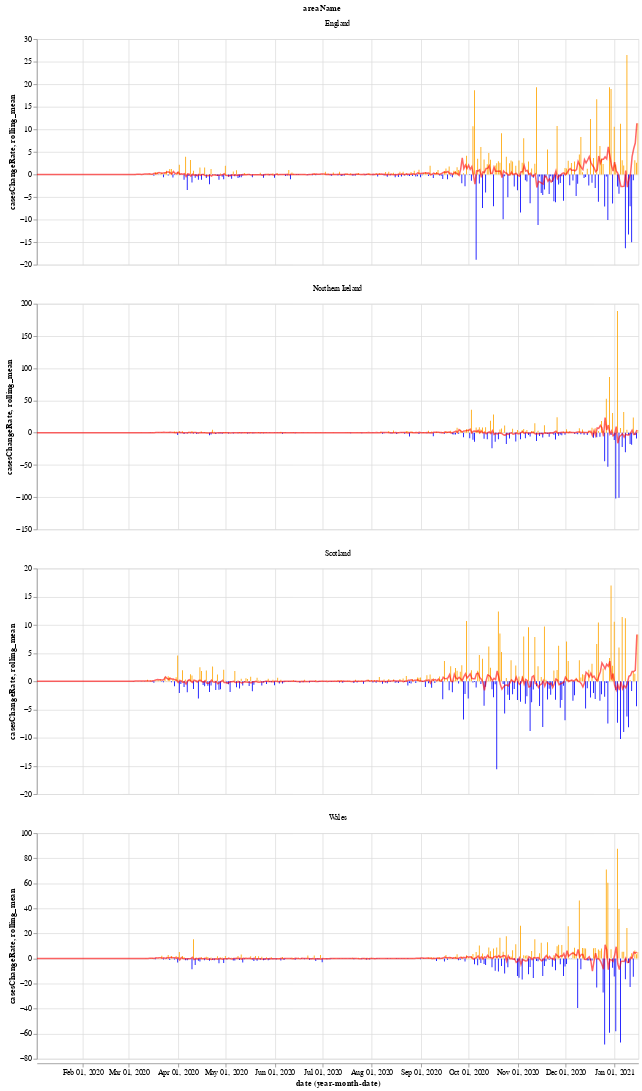

The code cell stored with this chart in its notebook:
### Markdown cell above
We will use the Python library `Altair` for visualising the data, see the [altair docs](https://altair-viz.github.io/) for more information.

First we have a graph which shows the daily change in the number of new cases for each country. This number jumps up and down all over the place, which is likely due to delay in reporting of new cases over the weekend. Another interesting thing is that it looks like the daily cases in Wales experienced a much shorter period of calm over the summer (calm in the sense of daily cases not jumping up and down).

The orange bars are days when the number of new cases (per 100k population) was more than the previous day, while the blue are days when the number of new cases dropped. The red line is the 7 day moving average. 

When the moving average line is below 0, it means that there is a consistent drop in new cases. We can see this clearly happening around the times that lockdowns were introduced (though, to varying degrees). I will update the graphs soon with a marker of when each lockdown started.

### Code cell
# collapse
import altair as alt

bars = alt.Chart(uk_cases).mark_bar().encode(
    x="yearmonthdate(date):T",
    y="casesChangeRate:Q",
    tooltip='casesChange',
    color=alt.condition(
        alt.datum.casesChangeRate > 0,
        alt.value("orange"),  # The positive color
        alt.value("blue")  # The negative color
    )
).properties(title='Daily change in number of new cases with 7 day rolling mean',width=800).interactive()

line = alt.Chart(uk_cases).mark_line(
    color='red',
    size=2,
    opacity=0.6
).transform_window(
    rolling_mean='mean(casesChangeRate)',
    frame=[0, 7],
    groupby=['areaName']
).encode(
    x='yearmonthdate(date):T',
    y='rolling_mean:Q'
)

alt.layer(bars, line, data=uk_cases).facet(alt.Column(
    'areaName'), columns=1).resolve_scale(y='independent')

### Figure 1 — Vega-Lite specification as saved in the notebook (floating-point values rounded to 4 significant figures; data arrays with more than 128 entries replaced by an {"elided": "..."} marker saying what was removed)
{"config": {"view": {"continuousWidth": 400, "continuousHeight": 300}}, "data": {"name": "data-fcf6409c83669a3f74256a14521513f7"}, "facet": {"type": "nominal", "field": "areaName"}, "spec": {"layer": [{"mark": "bar", "encoding": {"color": {"condition": {"value": "orange", "test": "(datum.casesChangeRate > 0)"}, "value": "blue"}, "tooltip": {"type": "quantitative", "field": "casesChange"}, "x": {"type": "temporal", "field": "date", "timeUnit": "yearmonthdate"}, "y": {"type": "quantitative", "field": "casesChangeRate"}}, "selection": {"selector001": {"type": "interval", "bind": "scales", "encodings": ["x", "y"]}}, "title": "Daily change in number of new cases with 7 day rolling mean", "width": 800}, {"mark": {"type": "line", "color": "red", "opacity": 0.6, "size": 2}, "encoding": {"x": {"type": "temporal", "field": "date", "timeUnit": "yearmonthdate"}, "y": {"type": "quantitative", "field": "rolling_mean"}}, "transform": [{"window": [{"op": "mean", "field": "casesChangeRate", "as": "rolling_mean"}], "frame": [0, 7], "groupby": ["areaName"]}]}]}, "columns": 1, "resolve": {"scale": {"y": "independent"}}, "$schema": "https://vega.github.io/schema/vega-lite/v4.8.1.json", "datasets": {"data-fcf6409c83669a3f74256a14521513f7": {"elided": "1516 records"}}}
